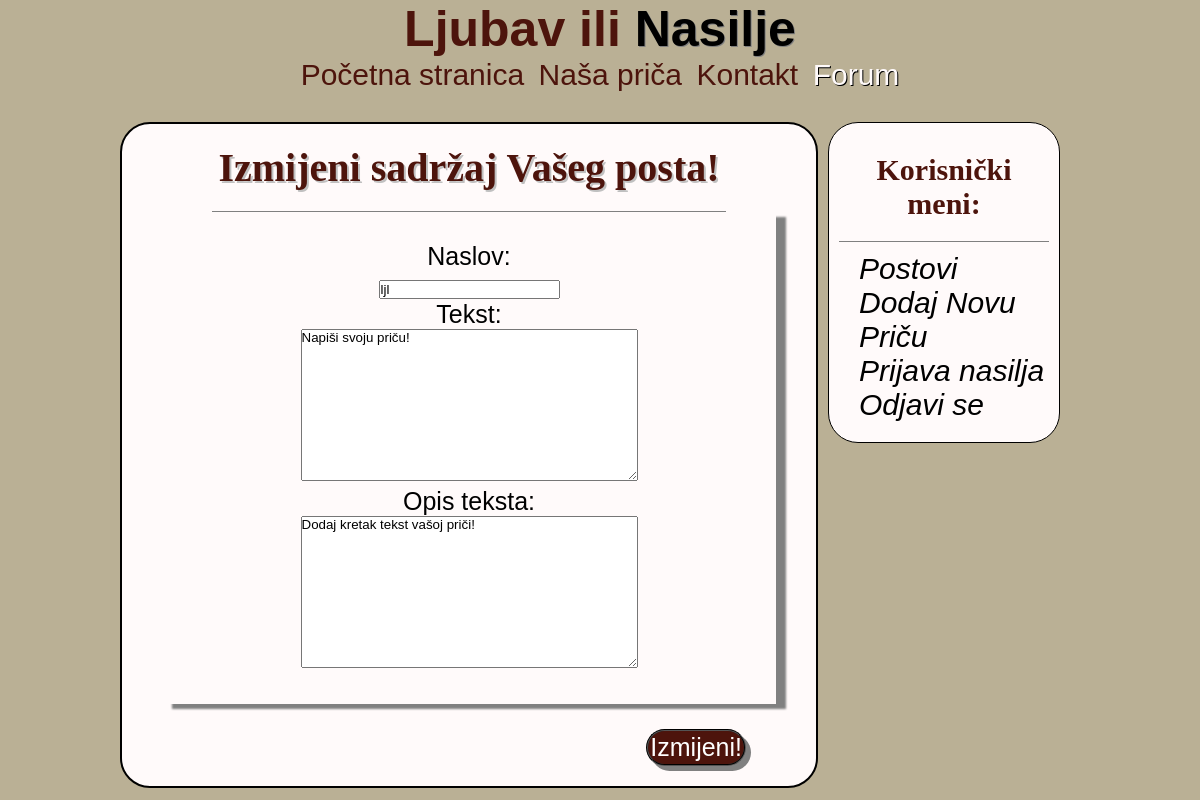
The page /Forum/Artikal/Edit/17 (signed in) on the database its author committed.
### forum/models.py (models this page shows, shortened)
class Post(models.Model):
	naslov = models.CharField(max_length=100, unique=True)
	autor = models.ForeignKey(User, on_delete=models.CASCADE)
	korisnicko_ime = models.CharField(max_length=20)
	tekst = models.CharField(max_length=1000,default="Napiši svoju priču!")
	opis_teksta = models.CharField(max_length=300, default="Dodaj kretak tekst vašoj priči!")
	status = models.IntegerField(choices=STATUS, default=1)
	kategorija = models.CharField(max_length=200, default="Izaberite Kategoriju")
	vrijeme =models.DateTimeField(auto_now_add=True)

### forum/views.py (the view)
# urls.py: path('Artikal/Edit/<int:pk>',UpdateArtikalView.as_view(),name="Edit"),
class UpdateArtikalView(UpdateView):
	model = Post
	template_name = "UpdateArtikal.html"
	form_class = EditPostForm

### forum/forms.py
class EditPostForm(forms.ModelForm):
	class Meta:
		model = Post
		fields = ('naslov','tekst','opis_teksta')
		widgets = {
		'naslov': forms.TextInput(attrs={'class':'form-control'}),
		'tekst': forms.Textarea(attrs={'class': 'form-control'}),
		'opis_teksta' : forms.Textarea(attrs={'class': 'form-control'}),
			}

### forum/Templates/UpdateArtikal.html (shortened to what this page needs)
{% extends 'Home.html' %}
{% block content %}
{% load static %}
{% if user.is_authenticated %}
	{% if user.id == post.autor.id %}
<!DOCTYPE html>
<html>
<head>
	<link rel="stylesheet" type="text/css" href="{% static 'CSS/Update.css' %}">
</head>
<body>
		<div id="form-group">
			<form method="POST">
				<div id="title">
					<h1>Izmijeni sadržaj Vašeg posta!</h1>
				</div>
				<div class="form">
					<p>
						<label for="id_naslov">Naslov:</label><br>
						{{ form.naslov }}
					</p>
					<p>
						<label for="id_tekst">Tekst:</label><br>
						{{ form.tekst }}
					</p>
					<p>
						<label for="id_opis_teksta">Opis teksta:</label><br>
						{{ form.opis_teksta }}
					</p>
				</div>
				<div class="button">
					<button type="submit" onclick="funkcija()">Izmijeni!</button>
				</div>
			</form>
		</div>
</body>
</html>
	{% endif %}
{% endif %}
{% endblock content %}

### forum/Static/CSS/home.css (style rules this page uses)
* { font-family: 'Garamond', sans-serif; padding: 0; margin: 0; }
body { background-color: #bab095; }

### forum/Static/CSS/Update.css (style rules this page uses)
* { margin: 0; padding: 0; font-family: 'Garamond', sans-serif; }
#title h1 { font-size: 40px; padding-top: 20px; padding-bottom: 20px; text-align: center; text-decoration: none; text-shadow: 2px 2px silver; color: #4d140c; font-family: "Impact"; margin-left: 50px; margin-right: 50px; border-bottom: 1px solid gray; }
#form-group { margin-right: 40px; margin-left: 40px; }
#form-group .form { padding-top: 30px; padding-bottom: 30px; font-size: 25px; text-align: center; box-shadow: 10px 5px 2px gray; }
#form-group .button { text-align: right; padding-top: 25px; padding-bottom: 20px; margin-right: 30px; }
#form-group .button button { border: 2px groove black; border-radius: 20px; box-shadow: 5px 5px gray; background-color: #4d140c; padding: 2px; color: white; text-decoration: none; font-size: 25px; }

### rows shown on the page
Post: naslov "ljl", tekst "Napiši svoju priču!", opis_teksta "Dodaj kretak tekst vašoj priči!"
